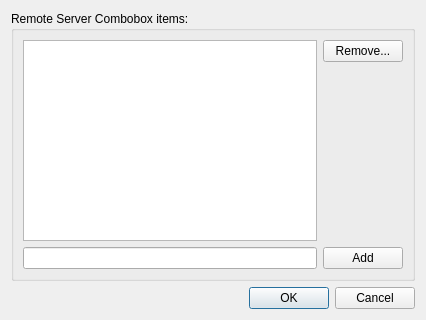
<?xml version="1.0" encoding="UTF-8"?>
<ui version="4.0">
 <class>RemoteServerComboboxEditDlg</class>
 <widget class="QDialog" name="RemoteServerComboboxEditDlg">
  <property name="geometry">
   <rect>
    <x>0</x>
    <y>0</y>
    <width>426</width>
    <height>320</height>
   </rect>
  </property>
  <property name="windowTitle">
   <string>Edit Remote Server Combobox Items</string>
  </property>
  <layout class="QVBoxLayout" name="verticalLayout_3">
   <item>
    <widget class="QGroupBox" name="groupBox">
     <property name="title">
      <string>Remote Server Combobox items:</string>
     </property>
     <layout class="QVBoxLayout" name="verticalLayout_2">
      <item>
       <layout class="QHBoxLayout" name="horizontalLayout_2">
        <item>
         <widget class="QListWidget" name="listWidget"/>
        </item>
        <item>
         <layout class="QVBoxLayout" name="verticalLayout">
          <item>
           <widget class="QPushButton" name="btnRemove">
            <property name="text">
             <string>Remove...</string>
            </property>
           </widget>
          </item>
          <item>
           <spacer name="verticalSpacer">
            <property name="orientation">
             <enum>Qt::Vertical</enum>
            </property>
            <property name="sizeHint" stdset="0">
             <size>
              <width>20</width>
              <height>40</height>
             </size>
            </property>
           </spacer>
          </item>
         </layout>
        </item>
       </layout>
      </item>
      <item>
       <layout class="QHBoxLayout" name="horizontalLayout">
        <item>
         <widget class="QLineEdit" name="lineEdit_ServerName"/>
        </item>
        <item>
         <widget class="QPushButton" name="btnAdd">
          <property name="text">
           <string>Add</string>
          </property>
         </widget>
        </item>
       </layout>
      </item>
     </layout>
    </widget>
   </item>
   <item>
    <widget class="QDialogButtonBox" name="buttonBox">
     <property name="orientation">
      <enum>Qt::Horizontal</enum>
     </property>
     <property name="standardButtons">
      <set>QDialogButtonBox::Cancel|QDialogButtonBox::Ok</set>
     </property>
    </widget>
   </item>
  </layout>
 </widget>
 <resources/>
 <connections>
  <connection>
   <sender>buttonBox</sender>
   <signal>accepted()</signal>
   <receiver>RemoteServerComboboxEditDlg</receiver>
   <slot>accept()</slot>
   <hints>
    <hint type="sourcelabel">
     <x>248</x>
     <y>254</y>
    </hint>
    <hint type="destinationlabel">
     <x>157</x>
     <y>274</y>
    </hint>
   </hints>
  </connection>
  <connection>
   <sender>buttonBox</sender>
   <signal>rejected()</signal>
   <receiver>RemoteServerComboboxEditDlg</receiver>
   <slot>reject()</slot>
   <hints>
    <hint type="sourcelabel">
     <x>316</x>
     <y>260</y>
    </hint>
    <hint type="destinationlabel">
     <x>286</x>
     <y>274</y>
    </hint>
   </hints>
  </connection>
 </connections>
</ui>
